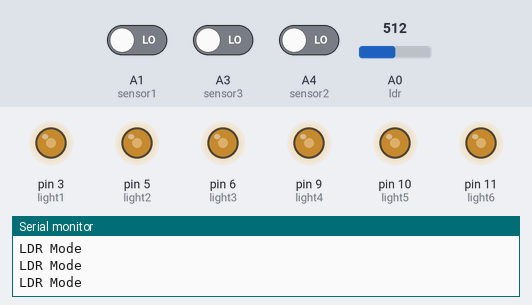
The sketch below on a simulated Arduino Uno, built with avr-gcc and run on an emulated ATmega328P. On the bench: output pins drawn as LEDs (lit = HIGH), the last lines printed to the serial monitor. The test bench sets the inputs (shaded band); at power-on: A1 (sensor1) LOW, A0 (ldr) = 512, A3 (sensor3) LOW, A4 (sensor2) LOW.

Above: at 1.8 s.
1.9 s: A1 (sensor1) driven HIGH
At 3.2 s:
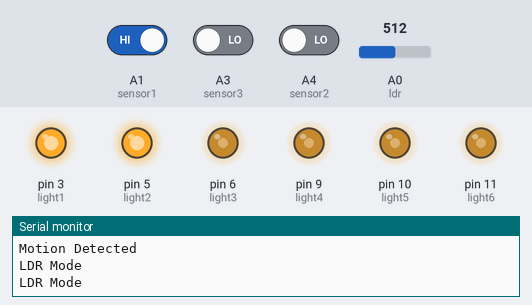
3.5 s: A0 (ldr) set to 306
At 4.7 s:
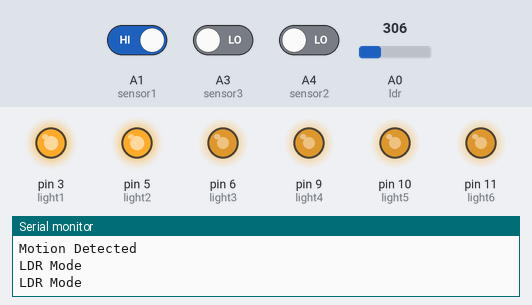
5.5 s: A3 (sensor3) driven HIGH
At 6.3 s:
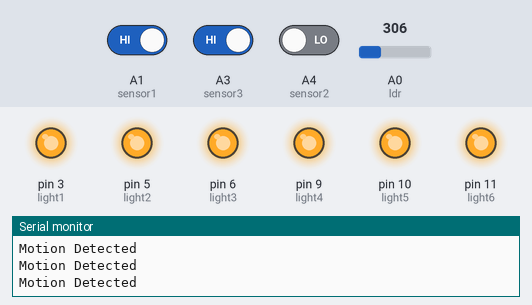
7.5 s: A1 (sensor1) driven LOW
At 9.1 s:
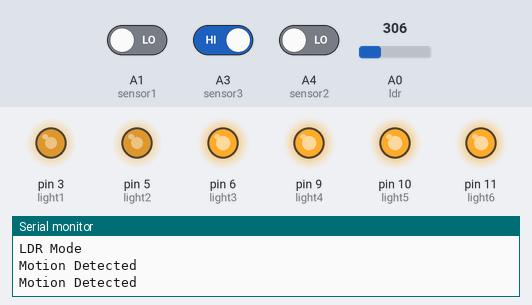
9.5 s: A0 (ldr) set to 511
At 10.6 s:
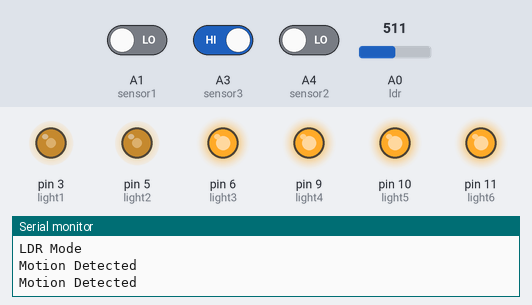
11.5 s: A0 (ldr) set to 900
At 13.4 s:
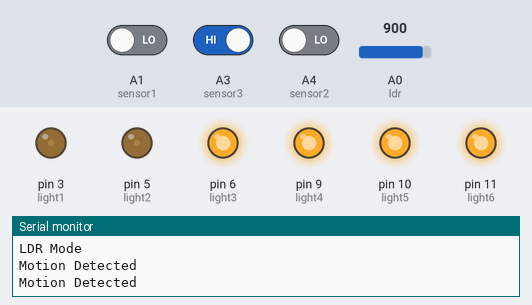
Timing chart, 0 to 14.5 s (numbered marks = the images above; inputs shaded):
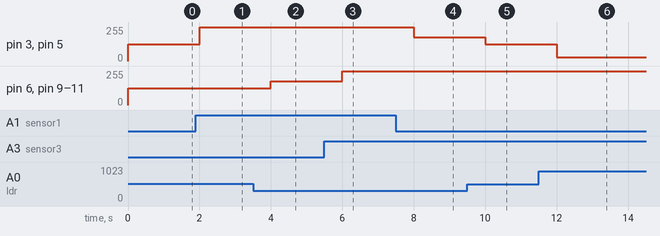

The sketch:

lumos_streetlights.ino
```cpp
int ldr=A0;
int ldr_val=0;

int sensor1=A1;
int sensor2=A4;
int sensor3=A3;

int light1=3;
int light2=5;
int light3=6;
int light4=9;
int light5=10;
int light6=11;

float outputval=0;

void initialise()
{
  analogWrite(light1,0);
  analogWrite(light2,0);
  analogWrite(light3,0);
  analogWrite(light4,0);
  analogWrite(light5,0);
  analogWrite(light6,0);
}

void setup() {
  Serial.begin(9600);

  pinMode(ldr,INPUT);

  pinMode(sensor1,INPUT);
  pinMode(sensor2,INPUT);
  pinMode(sensor3,INPUT);

  pinMode(light1,OUTPUT);
  pinMode(light2,OUTPUT);
  pinMode(light3,OUTPUT);
  pinMode(light4,OUTPUT);
  pinMode(light5,OUTPUT);
  pinMode(light6,OUTPUT);

  initialise();
}

void loop() {

  ldr_val=analogRead(ldr);
  outputval=(1023-ldr_val)*0.249;

  if(digitalRead(sensor1)==1 || digitalRead(sensor2)==1)  //IR Sensor-1 or 2 detects motion
  {
    analogWrite(light1,255);
    analogWrite(light2,255);
    Serial.println("Motion Detected");
  }
  else  //Light intensity controlled by LDR
  {
    analogWrite(light1,outputval);
    analogWrite(light2,outputval);
    Serial.println("LDR Mode");
  }

  if(digitalRead(sensor2)==1 || digitalRead(sensor3)==1)  //IR Sensor-2 or 3 detects motion
  {
    analogWrite(light3,255);
    analogWrite(light4,255);
    Serial.println("Motion Detected");
  }
  else  //Light intensity controlled by LDR
  {
    analogWrite(light3,outputval);
    analogWrite(light4,outputval);
    Serial.println("LDR Mode");
  }

  if(digitalRead(sensor3)==1)  //IR Sensor-3 detects motion
  {
    analogWrite(light5,255);
    analogWrite(light6,255);
    Serial.println("Motion Detected");
  }
  else  //Light intensity controlled by LDR
  {
    analogWrite(light5,outputval);
    analogWrite(light6,outputval);
    Serial.println("LDR Mode");
  }

  delay(1000);
}
```

Measured:
- after the input at 1.9 s, pin 3 (light1), pin 5 (light2): 127/255 → 255/255 after 0.10 s
- after the input at 3.5 s, pin 6 (light3), pin 9 (light4), pin 10 (light5), pin 11 (light6): 127/255 → 178/255 after 0.50 s
- after the input at 5.5 s, pin 6 (light3), pin 9 (light4), pin 10 (light5), pin 11 (light6): 178/255 → 255/255 after 0.50 s
- after the input at 7.5 s, pin 3 (light1), pin 5 (light2): 255/255 → 178/255 after 0.50 s
- after the input at 9.5 s, pin 3 (light1), pin 5 (light2): 178/255 → 127/255 after 0.51 s
- after the input at 11.5 s, pin 3 (light1), pin 5 (light2): 127/255 → 30/255 after 0.51 s
